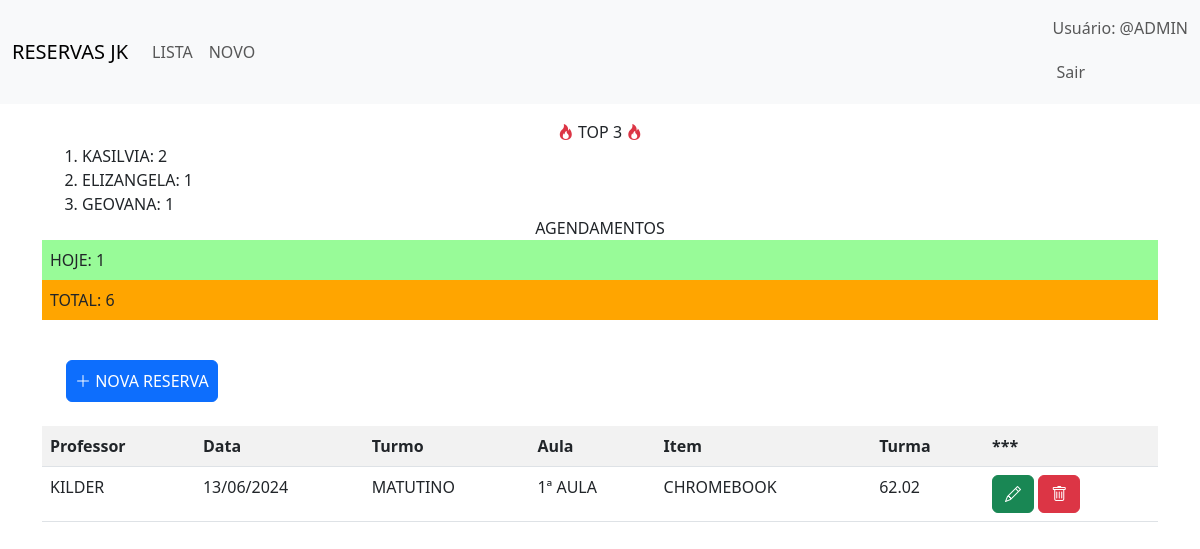
The app's page / (signed in) with its own data.
### core/models.py (models this page shows, shortened)
class TimeStampedModel(models.Model):
    created_at = models.DateTimeField(auto_now_add=True)
    updated_at = models.DateTimeField(auto_now=True)
    class Meta:
        abstract = True

class Rental(TimeStampedModel):
    PERIOD_CHOICES = [
        ("matutino", "MATUTINO"),
        ("vespertino", "VESPERTINO"),
    ]
    CLASSES_CHOICES = [
        ("1 aula", "1ª AULA"),
        ("2 aula", "2ª AULA"),
        ("3 aula", "3ª AULA"),
        ("4 aula", "4ª AULA"),
        ("5 aula", "5ª AULA"),
    ]
    item = models.ForeignKey(Item, on_delete=models.CASCADE)
    date = models.DateField(null=True, blank=False)
    period = models.CharField(
        choices=PERIOD_CHOICES, max_length=20, null=True, blank=False
    )
    period_time = models.CharField(
        choices=CLASSES_CHOICES, max_length=20, null=True, blank=False
    )
    room = models.CharField(max_length=100, null=True, blank=False)
    client = models.ForeignKey(User, on_delete=models.CASCADE, null=True, blank=False)

class Item(TimeStampedModel):
    name = models.CharField(max_length=100)
    available = models.BooleanField(default=True)

### core/views.py (the view)
# urls.py: path("", RentalListView.as_view(), name="rental_list"),
class RentalListView(generic.ListView):
    model = Rental
    template_name = "rental_list.html"
    context_object_name = "rentals"
    def get_queryset(self) -> QuerySet[Any]:
        today = timezone.now().date()
        return Rental.objects.filter(date__gte=today).order_by(
            "date", "period", "period_time"
        )
    def get_context_data(self, **kwargs: Any) -> dict[str, Any]:
        context = super().get_context_data(**kwargs)
        today = timezone.now().date()
        context["today"] = today
        context["tomorrow"] = today + timezone.timedelta(days=1)
        context["total_rentals"] = Rental.objects.count()
        context["today_rentals"] = Rental.objects.filter(date=today).count()
        context["top_3_users"] = (
            User.objects.annotate(rental_count=Count("rental"))
            .order_by("-rental_count")[:3]
        )
        return context

### core/templates/rental_list.html (shortened to what this page needs)
{% extends 'index.html' %}
{% block content %}
<div class="flex justify-content-around my-3">
  <div class="flex align-items-center border-round-2xl border-1 px-2">
    <p class="text-center pr-1 m-0"><i class="bi bi-fire text-danger"></i> TOP 3 <i class="bi bi-fire text-danger"></i></p>
    <ol class="border-left-1 m-0">
      {% for user in top_3_users %}
      <li>{{ user.username | upper }}: {{ user.rental_count }}</li>
      {% endfor %}
    </ol>
  </div>
  <div class="flex align-items-center border-round-2xl overflow-auto border-1">
    <p class="text-center m-0 px-1">AGENDAMENTOS</p>
    <div class="border-left-1">
      <p style="background-color: palegreen" class="m-0 p-2 border-bottom-1">HOJE: {{today_rentals}}</p>
      <p style="background-color: orange" class="m-0 p-2">TOTAL: {{total_rentals}}</p>
    </div>
  </div>
</div>
<div class="flex justify-content-between p-4">
  {% if user.is_authenticated %}
  <a href="{% url 'core:rental_create' %}" class="btn btn-primary w-full p-2"><i class="bi bi-plus-lg"></i> NOVA RESERVA</a>
  {% endif %}
</div>
<table class="table table-striped table-hover">
  <tr>
    <th>Professor</th>
    <th>Data</th>
    <th>Turmo</th>
    <th>Aula</th>
    <th>Item</th>
    <th>Turma</th>
    <th>***</th>
  </tr>
  {% for rental in rentals %}
  <tr
    style="background-color: {% if rental.date == today %} palegreen {% elif rental.date == tomorrow %} antiquewhite {% endif %}">
    <td>{{ rental.client.username | upper }}</td>
    <td>{{ rental.date | date:'d/m/Y' }}</td>
    <td>{{ rental.get_period_display }}</td>
    <td>{{ rental.get_period_time_display }}</td>
    <td>{{ rental.item.name | upper }}</td>
    <td>{{ rental.room }}</td>
    <td>
      {% if user.is_superuser or rental.client == user %}
      <a href="{% url 'core:rental_edit' rental.pk %}"><i class="bi-pencil btn btn-success"></i></a>
      <a href="{% url 'core:rental_delete' rental.pk %}"><i class="bi-trash btn btn-danger"></i></a>
      {% endif %}
    </td>
  </tr>
  {% endfor %}
</table>
{% endblock %}

### core/templates/index.html (shortened to what this page needs)
<!DOCTYPE html>
<html lang="en">
<head>
  <link rel="stylesheet" href="https://unpkg.com/primeflex@latest/primeflex.css">
  <link href="https://cdn.jsdelivr.net/npm/bootstrap@5.3.0-alpha1/dist/css/bootstrap.min.css" rel="stylesheet">
  <link rel="stylesheet" href="https://cdn.jsdelivr.net/npm/bootstrap-icons@1.11.3/font/bootstrap-icons.min.css">
</head>
<body>
  <nav class="navbar navbar-expand-lg bg-body-tertiary">
    <div class="container-fluid">
      <a class="navbar-brand" href="/">RESERVAS JK</a>
      <div class="collapse navbar-collapse" id="navbarNav">
        {% if user.is_authenticated %}
        <ul class="navbar-nav">
          <li class="nav-item">
            <a class="nav-link" href="{% url 'core:rental_list' %}">LISTA</a>
          </li>
          <li class="nav-item">
            <a class="nav-link" href="{% url 'core:rental_create' %}">NOVO</a>
          </li>
        </ul>
        {% endif %}
      </div>
      <div class="navbar-text">
        {% if user.is_authenticated %}
        <form id="logout-form" method="post" action="{% url 'logout' %}">
          <div class="flex gap-1">
            <p>
              Usuário: @{{ user.username | upper }}
            </p>
            <button type="submit" class="nav-link btn btn-danger p-1">Sair</button>
          </div>
        </form>
        {% else %}
        <a class="nav-link btn btn-success p-1" href="{% url 'login' %}">Entrar</a>
        {% endif %}
      </div>
    </div>
  </nav>
  <div class="container">
    {% block content %} {% endblock %}
  </div>
</body>
</html>

### records on screen
Rental: client.username "KILDER", date "13/06/2024", period "MATUTINO", period_time "1ª AULA", item.name "CHROMEBOOK", room "62.02"

### other values on screen
{{ user.username | upper }} "ADMIN"
{{ user.username | upper }} "KASILVIA"
{{ user.rental_count }} "2"
{{ user.username | upper }} "ELIZANGELA"
{{ user.rental_count }} "1"
{{ user.username | upper }} "GEOVANA"
{{ today_rentals }} "1"
{{ total_rentals }} "6"
